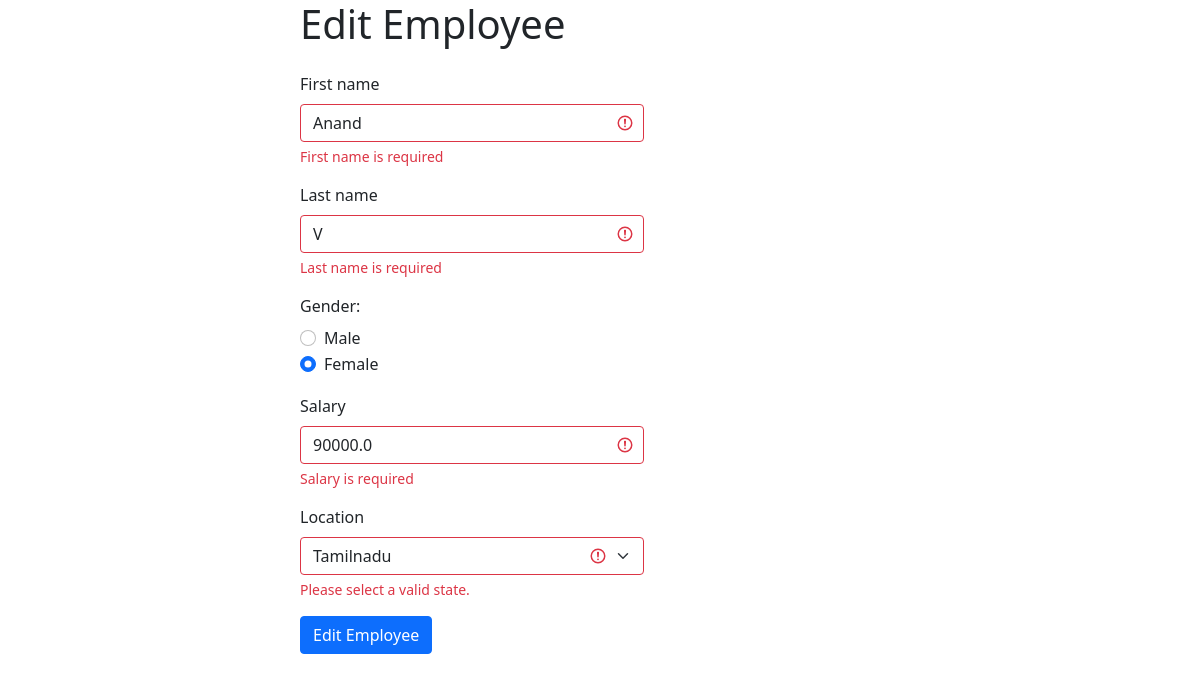
The app's page /edit?id=2 with its own data.
### main.py (models this page shows)
class Employee(db.Model):
    id=db.Column(db.Integer,primary_key=True)
    firstname = db.Column(db.String(100), unique=True, nullable=False)
    lastname = db.Column(db.String(100), nullable=False)
    gender= db.Column(db.String(10), nullable=False)
    salary=db.Column(db.Float, nullable=False)
    location=db.Column(db.String(100), nullable=False)

### main.py (the view, shortened to what this page needs)
@app.route("/edit",methods=['GET','POST'])
def edit():
    emp_id=request.args.get('id')
    employee_record=Employee.query.get(emp_id)
    return render_template("edit.html",emp_record=employee_record)

### templates/edit.html (shortened to what this page needs)
<!DOCTYPE html>
<html lang="en">
<head>
    <link href="https://cdn.jsdelivr.net/npm/bootstrap@5.0.2/dist/css/bootstrap.min.css" rel="stylesheet">
    <link rel="stylesheet" href="static/style.css">
</head>
<body class="add">
    <div>
        <h1>Edit Employee</h1>
    <form class="row g-3 size" action="{{url_for('edit')}}" method="POST">
        <div class="col-md-12">
          <label for="firstname" class="form-label">First name</label>
          <input type="text" class="form-control is-invalid" name="firstname" id="firstname" value="{{emp_record.firstname}}" required>
          <div class="invalid-feedback">
            First name is required
          </div>
        </div>
        <div class="col-md-12">
          <label for="validationServer02" class="form-label">Last name</label>
          <input type="text" class="form-control is-invalid" name="lastname" id="validationServer02" value="{{emp_record.lastname}}" required>
          <div class="invalid-feedback">
            Last name is required
          </div>
        </div>
        <div class="col-md-12">
            <label for="validationServer02" class="form-label">Gender:</label>
            <div class="form-check">
                <input class="form-check-input" type="radio" name="gender" value="Male" id="Male"
                >
                <label class="form-check-label" for="Male">
                  Male
                </label>
              </div>
              <div class="form-check">
                <input class="form-check-input" type="radio" name="gender" value="Female" id="Female"
                        {% if emp_record.gender=="Female" %}
                       checked
                       {% endif %}
                >
                <label class="form-check-label" for="Female">
                  Female
                </label>
              </div>
        </div>
        <div class="col-md-12">
            <label for="validationServer01" class="form-label">Salary</label>
            <input type="text" class="form-control is-invalid" name="salary" id="validationServer01" value="{{emp_record.salary}}" required>
            <div class="invalid-feedback">
              Salary is required
            </div>
          </div>
        <div class="col-md-12">
          <label for="validationServer04" class="form-label">Location</label>
          <select class="form-select is-invalid" name="location" id="validationServer04" aria-describedby="validationServer04Feedback"  required>
            <option value="Tamilnadu"
                     {% if emp_record.location=="Tamilnadu" %}
                       selected
                       {% endif %}
            >Tamilnadu</option>
          </select>
          <div id="validationServer04Feedback" class="invalid-feedback">
            Please select a valid state.
          </div>
        </div>
        <div class="col-12">
          <button class="btn btn-primary" type="submit">Edit Employee</button>
        </div>
      </form>
    </div>
</body>
</html>

### static/style.css (style rules this page uses)
html { margin: 0; padding: 0; }
body { margin:5% 10%; }
.size { width: 60%; }
.add { margin: 0 25%; }

### records on screen
Employee: firstname "Anand", lastname "V", gender "☐ Male", gender "☑ Female", salary "90000.0", location "Tamilnadu"
